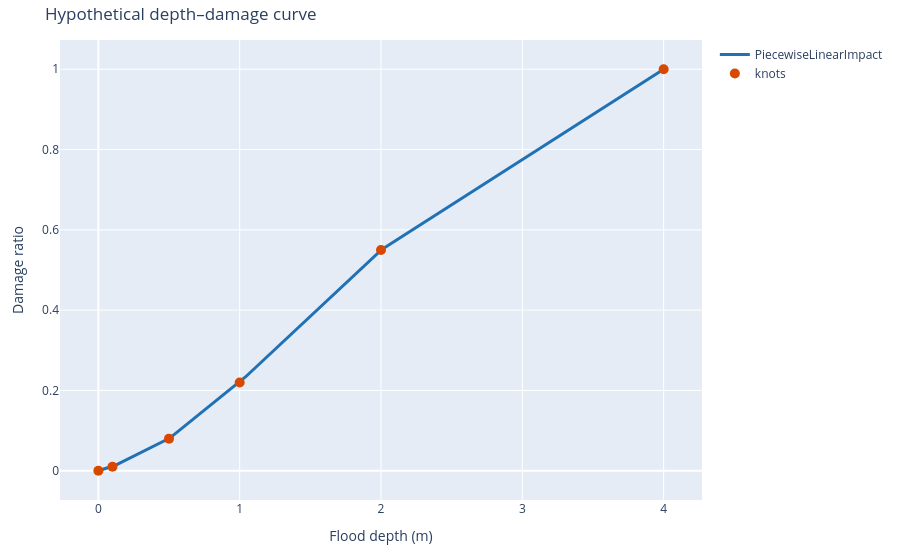

The cell this chart's notebook holds for it:
### Markdown cell above
## 3. Visualize

### Code cell
# Depth–damage curve itself
curve_x = np.linspace(0, 4, 200)
curve_y = np.asarray(DEPTH_DAMAGE.evaluate(curve_x), dtype=float)
fig_curve = go.Figure(
    go.Scatter(
        x=curve_x,
        y=curve_y,
        mode="lines",
        line=dict(color="#2171B5", width=3),
        name="PiecewiseLinearImpact",
    )
)
fig_curve.add_trace(
    go.Scatter(
        x=DEPTH_DAMAGE.exposure,
        y=DEPTH_DAMAGE.impact,
        mode="markers",
        marker=dict(size=10, color="#D94801"),
        name="knots",
    )
)
fig_curve.update_layout(
    title="Hypothetical depth–damage curve",
    xaxis_title="Flood depth (m)",
    yaxis_title="Damage ratio",
    margin=dict(l=60, r=40, t=40, b=60),
)
fig_curve.show()

### Figure 1 — Plotly figure (JSON) as saved in the notebook; plotly's stock layout.template omitted (floating-point values rounded to 4 significant figures; data arrays with more than 128 entries replaced by an {"elided": "..."} marker saying what was removed)
{"data": [{"line": {"color": "#2171B5", "width": 3}, "mode": "lines", "name": "PiecewiseLinearImpact", "type": "scatter", "x": {"elided": "200 float values"}, "y": {"elided": "200 float values"}}, {"marker": {"color": "#D94801", "size": 10}, "mode": "markers", "name": "knots", "type": "scatter", "x": [0.0, 0.1, 0.5, 1.0, 2.0, 4.0], "y": [0.0, 0.01, 0.08, 0.22, 0.55, 1.0]}], "layout": {"margin": {"b": 60, "l": 60, "r": 40, "t": 40}, "title": {"text": "Hypothetical depth–damage curve"}, "xaxis": {"title": {"text": "Flood depth (m)"}}, "yaxis": {"title": {"text": "Damage ratio"}}}}
